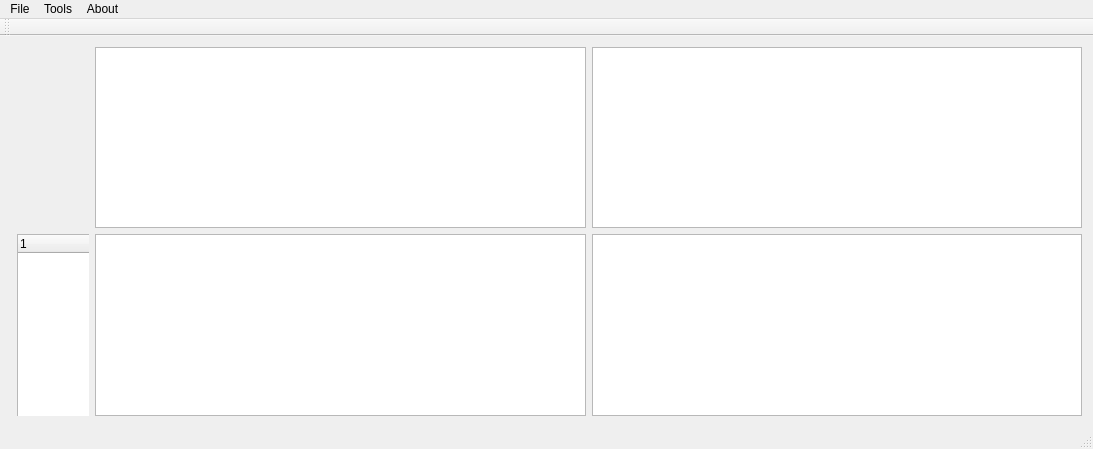
<?xml version="1.0" encoding="UTF-8"?>
<ui version="4.0">
 <class>MainWindow</class>
 <widget class="QMainWindow" name="MainWindow">
  <property name="geometry">
   <rect>
    <x>0</x>
    <y>0</y>
    <width>1093</width>
    <height>449</height>
   </rect>
  </property>
  <property name="sizePolicy">
   <sizepolicy hsizetype="Expanding" vsizetype="Expanding">
    <horstretch>0</horstretch>
    <verstretch>0</verstretch>
   </sizepolicy>
  </property>
  <property name="windowTitle">
   <string>MainWindow</string>
  </property>
  <widget class="QWidget" name="centralWidget">
   <property name="maximumSize">
    <size>
     <width>1223</width>
     <height>16777215</height>
    </size>
   </property>
   <layout class="QGridLayout" name="gridLayout">
    <item row="0" column="0">
     <widget class="QFrame" name="frame">
      <property name="frameShape">
       <enum>QFrame::StyledPanel</enum>
      </property>
      <property name="frameShadow">
       <enum>QFrame::Raised</enum>
      </property>
     </widget>
    </item>
    <item row="1" column="1">
     <widget class="QGroupBox" name="solutionGroupBox">
      <property name="title">
       <string>Solution</string>
      </property>
      <widget class="QTreeWidget" name="solutionTree">
       <property name="geometry">
        <rect>
         <x>0</x>
         <y>0</y>
         <width>331</width>
         <height>192</height>
        </rect>
       </property>
       <column>
        <property name="text">
         <string notr="true">1</string>
        </property>
       </column>
      </widget>
     </widget>
    </item>
    <item row="0" column="2">
     <widget class="QListWidget" name="includesList"/>
    </item>
    <item row="1" column="3">
     <widget class="QListView" name="errorsList"/>
    </item>
    <item row="1" column="2">
     <widget class="QListWidget" name="definesList"/>
    </item>
    <item row="0" column="3">
     <widget class="QListWidget" name="outputList"/>
    </item>
   </layout>
  </widget>
  <widget class="QMenuBar" name="menuBar">
   <property name="geometry">
    <rect>
     <x>0</x>
     <y>0</y>
     <width>1093</width>
     <height>17</height>
    </rect>
   </property>
   <widget class="QMenu" name="menuFile">
    <property name="title">
     <string>File</string>
    </property>
    <addaction name="actionOpen_solution"/>
    <addaction name="actionSave_precompiled_header"/>
    <addaction name="actionSave_precompiled_header_as"/>
    <addaction name="separator"/>
    <addaction name="separator"/>
    <addaction name="actionExit"/>
    <addaction name="separator"/>
    <addaction name="separator"/>
   </widget>
   <widget class="QMenu" name="menuTools">
    <property name="title">
     <string>Tools</string>
    </property>
    <addaction name="actionConfigure_paths"/>
   </widget>
   <widget class="QMenu" name="menuAbout">
    <property name="title">
     <string>About</string>
    </property>
   </widget>
   <addaction name="menuFile"/>
   <addaction name="menuTools"/>
   <addaction name="menuAbout"/>
  </widget>
  <widget class="QToolBar" name="mainToolBar">
   <attribute name="toolBarArea">
    <enum>TopToolBarArea</enum>
   </attribute>
   <attribute name="toolBarBreak">
    <bool>false</bool>
   </attribute>
  </widget>
  <widget class="QStatusBar" name="statusBar"/>
  <action name="actionSave_precompiled_header_as">
   <property name="text">
    <string>Save precompiled header as...</string>
   </property>
  </action>
  <action name="actionSave_precompiled_header">
   <property name="text">
    <string>Save precompiled header</string>
   </property>
  </action>
  <action name="actionOpen_solution">
   <property name="text">
    <string>Open solution...</string>
   </property>
  </action>
  <action name="actionExit">
   <property name="text">
    <string>Exit</string>
   </property>
  </action>
  <action name="actionConfigure_paths">
   <property name="text">
    <string>Configure paths...</string>
   </property>
  </action>
 </widget>
 <layoutdefault spacing="6" margin="11"/>
 <resources/>
 <connections/>
</ui>
